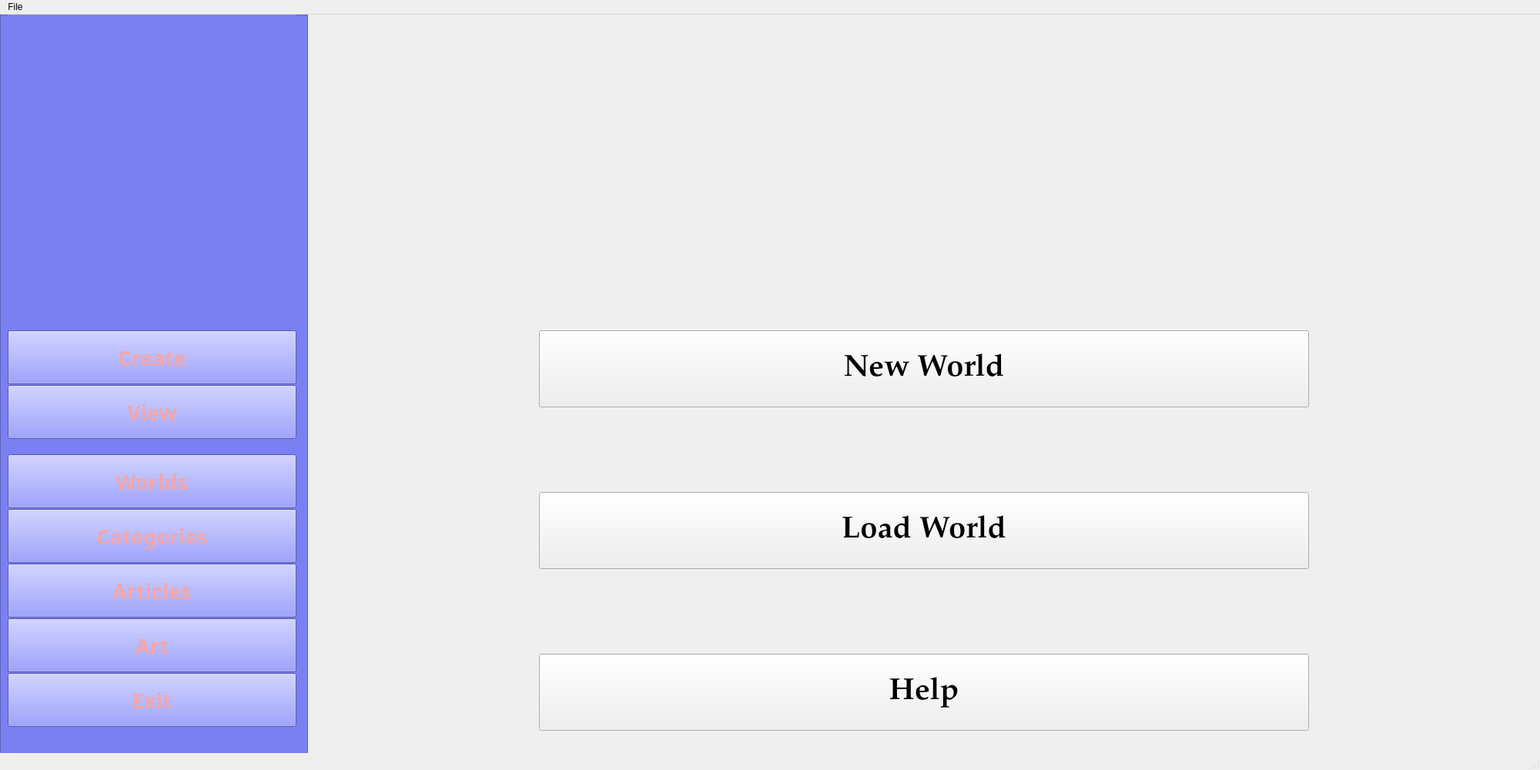
<?xml version="1.0" encoding="UTF-8"?>
<ui version="4.0">
 <class>MainWindow</class>
 <widget class="QMainWindow" name="MainWindow">
  <property name="geometry">
   <rect>
    <x>0</x>
    <y>0</y>
    <width>2000</width>
    <height>1000</height>
   </rect>
  </property>
  <property name="windowTitle">
   <string>WorldChronicle</string>
  </property>
  <widget class="QWidget" name="centralwidget">
   <property name="enabled">
    <bool>true</bool>
   </property>
   <property name="styleSheet">
    <string notr="true"/>
   </property>
   <widget class="QStackedWidget" name="stackedWidget">
    <property name="geometry">
     <rect>
      <x>400</x>
      <y>0</y>
      <width>1600</width>
      <height>1000</height>
     </rect>
    </property>
    <widget class="QWidget" name="worldsP">
     <widget class="QPushButton" name="worldHelp">
      <property name="geometry">
       <rect>
        <x>300</x>
        <y>830</y>
        <width>1000</width>
        <height>100</height>
       </rect>
      </property>
      <property name="minimumSize">
       <size>
        <width>1000</width>
        <height>100</height>
       </size>
      </property>
      <property name="maximumSize">
       <size>
        <width>360</width>
        <height>70</height>
       </size>
      </property>
      <property name="font">
       <font>
        <family>Palatino Linotype</family>
        <pointsize>30</pointsize>
        <weight>75</weight>
        <italic>false</italic>
        <bold>true</bold>
        <underline>false</underline>
        <strikeout>false</strikeout>
        <kerning>true</kerning>
       </font>
      </property>
      <property name="text">
       <string>Help</string>
      </property>
     </widget>
     <widget class="QPushButton" name="loadWorld">
      <property name="geometry">
       <rect>
        <x>300</x>
        <y>620</y>
        <width>1000</width>
        <height>100</height>
       </rect>
      </property>
      <property name="minimumSize">
       <size>
        <width>1000</width>
        <height>100</height>
       </size>
      </property>
      <property name="maximumSize">
       <size>
        <width>360</width>
        <height>70</height>
       </size>
      </property>
      <property name="font">
       <font>
        <family>Palatino Linotype</family>
        <pointsize>30</pointsize>
        <weight>75</weight>
        <italic>false</italic>
        <bold>true</bold>
        <underline>false</underline>
        <strikeout>false</strikeout>
        <kerning>true</kerning>
       </font>
      </property>
      <property name="text">
       <string>Load World</string>
      </property>
     </widget>
     <widget class="QPushButton" name="newWorld">
      <property name="geometry">
       <rect>
        <x>300</x>
        <y>410</y>
        <width>1000</width>
        <height>100</height>
       </rect>
      </property>
      <property name="minimumSize">
       <size>
        <width>1000</width>
        <height>100</height>
       </size>
      </property>
      <property name="maximumSize">
       <size>
        <width>360</width>
        <height>70</height>
       </size>
      </property>
      <property name="font">
       <font>
        <family>Palatino Linotype</family>
        <pointsize>30</pointsize>
        <weight>75</weight>
        <italic>false</italic>
        <bold>true</bold>
        <underline>false</underline>
        <strikeout>false</strikeout>
        <kerning>true</kerning>
       </font>
      </property>
      <property name="text">
       <string>New World</string>
      </property>
     </widget>
     <widget class="QLabel" name="bannerWorld">
      <property name="geometry">
       <rect>
        <x>350</x>
        <y>70</y>
        <width>900</width>
        <height>300</height>
       </rect>
      </property>
      <property name="minimumSize">
       <size>
        <width>900</width>
        <height>300</height>
       </size>
      </property>
      <property name="styleSheet">
       <string notr="true"/>
      </property>
      <property name="text">
       <string/>
      </property>
      <property name="pixmap">
       <pixmap>banner.png</pixmap>
      </property>
      <property name="scaledContents">
       <bool>false</bool>
      </property>
     </widget>
    </widget>
    <widget class="QWidget" name="flexP">
     <widget class="QListWidget" name="flexList">
      <property name="geometry">
       <rect>
        <x>300</x>
        <y>190</y>
        <width>1000</width>
        <height>690</height>
       </rect>
      </property>
      <property name="font">
       <font>
        <family>Palatino Linotype</family>
        <pointsize>20</pointsize>
       </font>
      </property>
      <property name="autoFillBackground">
       <bool>true</bool>
      </property>
      <property name="verticalScrollBarPolicy">
       <enum>Qt::ScrollBarAsNeeded</enum>
      </property>
      <property name="horizontalScrollBarPolicy">
       <enum>Qt::ScrollBarAlwaysOff</enum>
      </property>
     </widget>
     <widget class="QLabel" name="flexHeader">
      <property name="geometry">
       <rect>
        <x>300</x>
        <y>50</y>
        <width>1000</width>
        <height>100</height>
       </rect>
      </property>
      <property name="font">
       <font>
        <family>Palatino Linotype</family>
        <pointsize>40</pointsize>
       </font>
      </property>
      <property name="text">
       <string>Articles</string>
      </property>
     </widget>
    </widget>
   </widget>
   <widget class="QFrame" name="frame">
    <property name="enabled">
     <bool>true</bool>
    </property>
    <property name="geometry">
     <rect>
      <x>0</x>
      <y>0</y>
      <width>400</width>
      <height>1000</height>
     </rect>
    </property>
    <property name="styleSheet">
     <string notr="true">background-color: rgb(122, 127, 242);
color: rgb(242, 166, 170);</string>
    </property>
    <property name="frameShape">
     <enum>QFrame::StyledPanel</enum>
    </property>
    <property name="frameShadow">
     <enum>QFrame::Raised</enum>
    </property>
    <widget class="QWidget" name="layoutWidget">
     <property name="geometry">
      <rect>
       <x>10</x>
       <y>0</y>
       <width>381</width>
       <height>948</height>
      </rect>
     </property>
     <layout class="QVBoxLayout" name="verticalLayout_4">
      <property name="spacing">
       <number>50</number>
      </property>
      <property name="sizeConstraint">
       <enum>QLayout::SetFixedSize</enum>
      </property>
      <item>
       <widget class="QLabel" name="worldIcon">
        <property name="minimumSize">
         <size>
          <width>375</width>
          <height>360</height>
         </size>
        </property>
        <property name="maximumSize">
         <size>
          <width>375</width>
          <height>360</height>
         </size>
        </property>
        <property name="font">
         <font>
          <pointsize>200</pointsize>
         </font>
        </property>
        <property name="text">
         <string/>
        </property>
        <property name="pixmap">
         <pixmap>logo2.png</pixmap>
        </property>
       </widget>
      </item>
      <item>
       <layout class="QVBoxLayout" name="verticalLayout_3">
        <property name="spacing">
         <number>20</number>
        </property>
        <item>
         <layout class="QVBoxLayout" name="verticalLayout">
          <property name="spacing">
           <number>1</number>
          </property>
          <item>
           <widget class="QPushButton" name="createB">
            <property name="minimumSize">
             <size>
              <width>375</width>
              <height>70</height>
             </size>
            </property>
            <property name="maximumSize">
             <size>
              <width>375</width>
              <height>70</height>
             </size>
            </property>
            <property name="font">
             <font>
              <family>8514oem</family>
              <pointsize>20</pointsize>
              <weight>75</weight>
              <italic>false</italic>
              <bold>true</bold>
              <underline>false</underline>
              <strikeout>false</strikeout>
              <kerning>true</kerning>
             </font>
            </property>
            <property name="text">
             <string>Create</string>
            </property>
           </widget>
          </item>
          <item>
           <widget class="QPushButton" name="viewB">
            <property name="minimumSize">
             <size>
              <width>375</width>
              <height>70</height>
             </size>
            </property>
            <property name="maximumSize">
             <size>
              <width>375</width>
              <height>70</height>
             </size>
            </property>
            <property name="font">
             <font>
              <family>8514oem</family>
              <pointsize>20</pointsize>
              <weight>75</weight>
              <italic>false</italic>
              <bold>true</bold>
              <underline>false</underline>
              <strikeout>false</strikeout>
              <kerning>true</kerning>
             </font>
            </property>
            <property name="text">
             <string>View</string>
            </property>
           </widget>
          </item>
         </layout>
        </item>
        <item>
         <layout class="QVBoxLayout" name="verticalLayout_2">
          <property name="spacing">
           <number>1</number>
          </property>
          <item>
           <widget class="QPushButton" name="worldsB">
            <property name="minimumSize">
             <size>
              <width>375</width>
              <height>70</height>
             </size>
            </property>
            <property name="maximumSize">
             <size>
              <width>375</width>
              <height>70</height>
             </size>
            </property>
            <property name="font">
             <font>
              <family>8514oem</family>
              <pointsize>20</pointsize>
              <weight>75</weight>
              <italic>false</italic>
              <bold>true</bold>
              <underline>false</underline>
              <strikeout>false</strikeout>
              <kerning>true</kerning>
             </font>
            </property>
            <property name="text">
             <string>Worlds</string>
            </property>
           </widget>
          </item>
          <item>
           <widget class="QPushButton" name="categoriesB">
            <property name="minimumSize">
             <size>
              <width>375</width>
              <height>70</height>
             </size>
            </property>
            <property name="maximumSize">
             <size>
              <width>375</width>
              <height>70</height>
             </size>
            </property>
            <property name="font">
             <font>
              <family>8514oem</family>
              <pointsize>20</pointsize>
              <weight>75</weight>
              <italic>false</italic>
              <bold>true</bold>
              <underline>false</underline>
              <strikeout>false</strikeout>
              <kerning>true</kerning>
             </font>
            </property>
            <property name="text">
             <string>Categories</string>
            </property>
           </widget>
          </item>
          <item>
           <widget class="QPushButton" name="articlesB">
            <property name="minimumSize">
             <size>
              <width>375</width>
              <height>70</height>
             </size>
            </property>
            <property name="maximumSize">
             <size>
              <width>375</width>
              <height>70</height>
             </size>
            </property>
            <property name="font">
             <font>
              <family>8514oem</family>
              <pointsize>20</pointsize>
              <weight>75</weight>
              <italic>false</italic>
              <bold>true</bold>
              <underline>false</underline>
              <strikeout>false</strikeout>
              <kerning>true</kerning>
             </font>
            </property>
            <property name="text">
             <string>Articles</string>
            </property>
           </widget>
          </item>
          <item>
           <widget class="QPushButton" name="artB">
            <property name="minimumSize">
             <size>
              <width>375</width>
              <height>70</height>
             </size>
            </property>
            <property name="maximumSize">
             <size>
              <width>375</width>
              <height>70</height>
             </size>
            </property>
            <property name="font">
             <font>
              <family>8514oem</family>
              <pointsize>20</pointsize>
              <weight>75</weight>
              <italic>false</italic>
              <bold>true</bold>
              <underline>false</underline>
              <strikeout>false</strikeout>
              <kerning>true</kerning>
             </font>
            </property>
            <property name="styleSheet">
             <string notr="true"/>
            </property>
            <property name="text">
             <string>Art</string>
            </property>
           </widget>
          </item>
          <item>
           <widget class="QPushButton" name="exitB">
            <property name="minimumSize">
             <size>
              <width>375</width>
              <height>70</height>
             </size>
            </property>
            <property name="maximumSize">
             <size>
              <width>375</width>
              <height>70</height>
             </size>
            </property>
            <property name="font">
             <font>
              <family>8514oem</family>
              <pointsize>20</pointsize>
              <weight>75</weight>
              <italic>false</italic>
              <bold>true</bold>
              <underline>false</underline>
              <strikeout>false</strikeout>
              <kerning>true</kerning>
             </font>
            </property>
            <property name="text">
             <string>Exit</string>
            </property>
           </widget>
          </item>
         </layout>
        </item>
       </layout>
      </item>
     </layout>
    </widget>
   </widget>
  </widget>
  <widget class="QMenuBar" name="menubar">
   <property name="geometry">
    <rect>
     <x>0</x>
     <y>0</y>
     <width>2000</width>
     <height>26</height>
    </rect>
   </property>
   <widget class="QMenu" name="menuFile">
    <property name="title">
     <string>File</string>
    </property>
    <addaction name="actionExit"/>
   </widget>
   <addaction name="menuFile"/>
  </widget>
  <widget class="QStatusBar" name="statusbar"/>
  <action name="actionExit">
   <property name="text">
    <string>Exit</string>
   </property>
  </action>
 </widget>
 <resources/>
 <connections/>
</ui>
